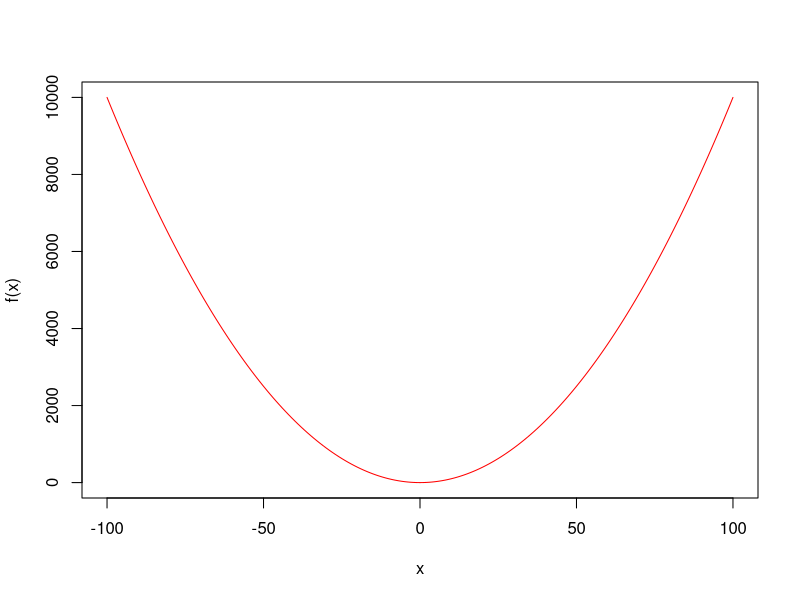

The R source for this figure:
## ---- chunk 1
knitr::opts_chunk$set(echo = TRUE)
## ---- chunk 2

x <- c(-100:100)

square <- function(x) {
  return(x*x)
}

plot(x,square(x), type = "l", col = "red", ylab = "f(x)")

